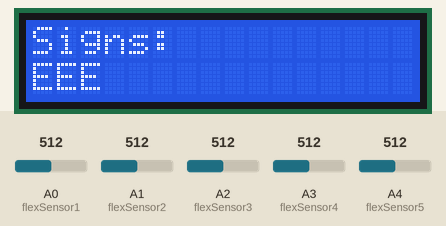
Simulated run of this sketch. Board: Arduino Uno, built with avr-gcc and run on an emulated ATmega328P. On the bench: 16×2 character LCD. Inputs (shaded band) come from the test bench; at power-on: A0 (flexSensor1) = 512, A1 (flexSensor2) = 512, A2 (flexSensor3) = 512, A3 (flexSensor4) = 512, A4 (flexSensor5) = 512.

Above: at 3.2 s.
3.3 s: A0 (flexSensor1) set to 490
At 3.9 s:
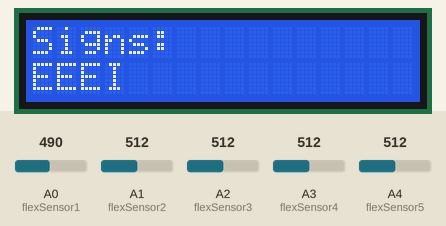
6.3 s: A1 (flexSensor2) set to 490
At 7.0 s:
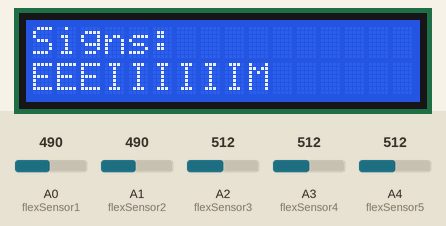
9.3 s: A2 (flexSensor3) set to 490
At 10.9 s:
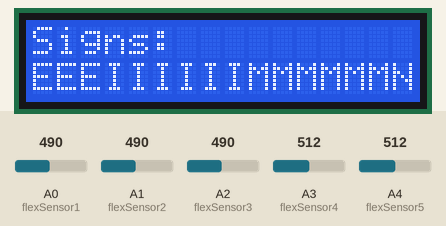
Timing chart, 0 to 12.4 s (numbered marks = the images above; inputs shaded):
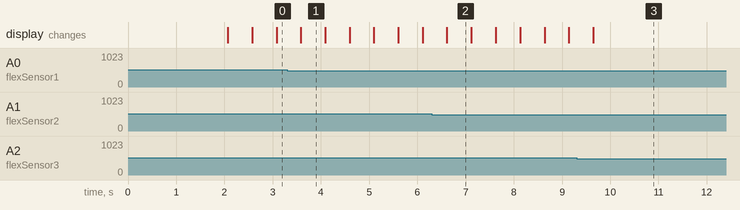

Measured:
- after the input at 3.3 s, the display: changes after 0.29 s (image 1)
- after the input at 6.3 s, the display: changes after 0.31 s (image 2)
- after the input at 9.3 s, the display: changes after 0.35 s (image 3)
- what the display in image 1 shows lasts 0.5 s, from 3.6 s to 4.1 s

The sketch:

sign_language_translator.ino
```cpp
#include <LiquidCrystal.h>
#include <string.h>

// Initialize the LCD with the interface pins
LiquidCrystal lcd(12, 11, 5, 4, 3, 2);

// Define flex sensor pins
const int flexSensor1 = A0;
const int flexSensor2 = A1;
const int flexSensor3 = A2;
const int flexSensor4 = A3;
const int flexSensor5 = A4;

// Threshold values for flex sensors
const int threshold1 = 500;
const int threshold2 = 500;
const int threshold3 = 500;
const int threshold4 = 500;
const int threshold5 = 500;

// Store detected signs
char detectedSigns[17] = "";

void setup() {
  lcd.begin(16, 2); // Set up LCD columns and rows
  lcd.print("Sign Language");
  lcd.setCursor(0, 1);
  lcd.print("Translator");
  delay(2000);
  lcd.clear();
}

void loop() {
  // Read flex sensor values
  int flex1 = analogRead(flexSensor1);
  int flex2 = analogRead(flexSensor2);
  int flex3 = analogRead(flexSensor3);
  int flex4 = analogRead(flexSensor4);
  int flex5 = analogRead(flexSensor5);

  // Detect letter based on flex sensor readings
  char letter = detectLetter(flex1, flex2, flex3, flex4, flex5);

  if (letter != ' ') {
    int len = strlen(detectedSigns);
    if (len < 16) {
      detectedSigns[len] = letter;
      detectedSigns[len + 1] = '\0';
    }
  }

  lcd.clear();
  lcd.setCursor(0, 0);
  lcd.print("Signs: ");
  lcd.setCursor(0, 1);
  lcd.print(detectedSigns);

  delay(500);
}

char detectLetter(int flex1, int flex2, int flex3, int flex4, int flex5) {
  if (flex1 > threshold1 && flex2 < threshold2 && flex3 < threshold3 && flex4 < threshold4 && flex5 < threshold5) return 'A';
  if (flex1 > threshold1 && flex2 > threshold2 && flex3 < threshold3 && flex4 < threshold4 && flex5 < threshold5) return 'B';
  if (flex1 > threshold1 && flex2 > threshold2 && flex3 > threshold3 && flex4 < threshold4 && flex5 < threshold5) return 'C';
  if (flex1 > threshold1 && flex2 > threshold2 && flex3 > threshold3 && flex4 > threshold4 && flex5 < threshold5) return 'D';
  if (flex1 > threshold1 && flex2 > threshold2 && flex3 > threshold3 && flex4 > threshold4 && flex5 > threshold5) return 'E';
  if (flex1 < threshold1 && flex2 < threshold2 && flex3 < threshold3 && flex4 < threshold4 && flex5 > threshold5) return 'F';
  if (flex1 < threshold1 && flex2 > threshold2 && flex3 < threshold3 && flex4 > threshold4 && flex5 > threshold5) return 'G';
  if (flex1 > threshold1 && flex2 < threshold2 && flex3 > threshold3 && flex4 < threshold4 && flex5 > threshold5) return 'H';
  if (flex1 < threshold1 && flex2 > threshold2 && flex3 > threshold3 && flex4 > threshold4 && flex5 > threshold5) return 'I';
  if (flex1 > threshold1 && flex2 < threshold2 && flex3 < threshold3 && flex4 > threshold4 && flex5 > threshold5) return 'J';
  if (flex1 > threshold1 && flex2 > threshold2 && flex3 < threshold3 && flex4 > threshold4 && flex5 > threshold5) return 'K';
  if (flex1 > threshold1 && flex2 > threshold2 && flex3 > threshold3 && flex4 > threshold4 && flex5 > threshold5) return 'L';
  if (flex1 < threshold1 && flex2 < threshold2 && flex3 > threshold3 && flex4 > threshold4 && flex5 > threshold5) return 'M';
  if (flex1 < threshold1 && flex2 < threshold2 && flex3 < threshold3 && flex4 > threshold4 && flex5 > threshold5) return 'N';
  if (flex1 < threshold1 && flex2 < threshold2 && flex3 < threshold3 && flex4 < threshold4 && flex5 > threshold5) return 'O';
  if (flex1 > threshold1 && flex2 < threshold2 && flex3 < threshold3 && flex4 < threshold4 && flex5 > threshold5) return 'P';
  if (flex1 > threshold1 && flex2 > threshold2 && flex3 < threshold3 && flex4 < threshold4 && flex5 > threshold5) return 'Q';
  if (flex1 > threshold1 && flex2 > threshold2 && flex3 > threshold3 && flex4 < threshold4 && flex5 > threshold5) return 'R';
  if (flex1 > threshold1 && flex2 > threshold2 && flex3 > threshold3 && flex4 > threshold4 && flex5 > threshold5) return 'S';
  if (flex1 < threshold1 && flex2 > threshold2 && flex3 > threshold3 && flex4 > threshold4 && flex5 < threshold5) return 'T';
  if (flex1 < threshold1 && flex2 > threshold2 && flex3 < threshold3 && flex4 > threshold4 && flex5 < threshold5) return 'U';
  if (flex1 > threshold1 && flex2 < threshold2 && flex3 < threshold3 && flex4 > threshold4 && flex5 < threshold5) return 'V';
  if (flex1 > threshold1 && flex2 > threshold2 && flex3 < threshold3 && flex4 > threshold4 && flex5 < threshold5) return 'W';
  if (flex1 > threshold1 && flex2 > threshold2 && flex3 > threshold3 && flex4 > threshold4 && flex5 < threshold5) return 'X';
  if (flex1 > threshold1 && flex2 > threshold2 && flex3 > threshold3 && flex4 > threshold4 && flex5 > threshold5) return 'Y';
  if (flex1 < threshold1 && flex2 < threshold2 && flex3 < threshold3 && flex4 < threshold4 && flex5 < threshold5) return 'Z';
  if (flex1 < threshold1 && flex2 < threshold2 && flex3 < threshold3 && flex4 < threshold4 && flex5 < threshold5) return '0';
  if (flex1 > threshold1 && flex2 < threshold2 && flex3 < threshold3 && flex4 < threshold4 && flex5 < threshold5) return '1';
  if (flex1 > threshold1 && flex2 > threshold2 && flex3 < threshold3 && flex4 < threshold4 && flex5 < threshold5) return '2';
  if (flex1 > threshold1 && flex2 > threshold2 && flex3 < threshold3 && flex4 < threshold4 && flex5 < threshold5) return '3';
  if (flex1 > threshold1 && flex2 > threshold2 && flex3 < threshold3 && flex4 < threshold4 && flex5 < threshold5) return '4';
  if (flex1 > threshold1 && flex2 > threshold2 && flex3 < threshold3 && flex4 < threshold4 && flex5 < threshold5) return '5';
  if (flex1 > threshold1 && flex2 > threshold2 && flex3 < threshold3 && flex4 < threshold4 && flex5 < threshold5) return '6';
  if (flex1 > threshold1 && flex2 > threshold2 && flex3 < threshold3 && flex4 < threshold4 && flex5 < threshold5) return '7';
  if (flex1 > threshold1 && flex2 > threshold2 && flex3 < threshold3 && flex4 < threshold4 && flex5 < threshold5) return '8';
  if (flex1 > threshold1 && flex2 > threshold2 && flex3 < threshold3 && flex4 < threshold4 && flex5 < threshold5) return '9';
  return ' ';
}
```
